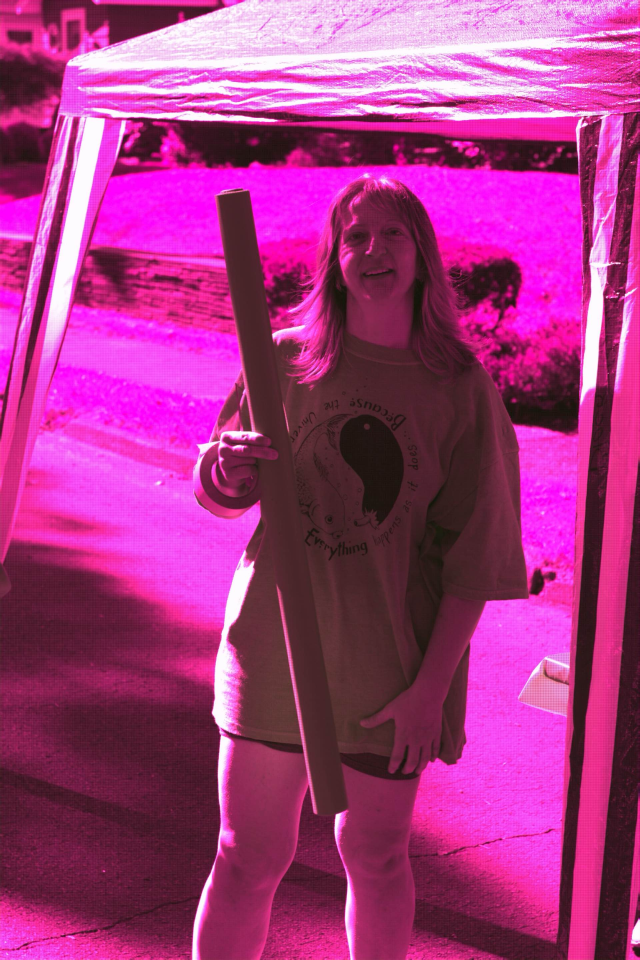
#> input picture src/iop/highlights/input.jpg, 1919 x 2880 px (shown at 1/3 size)
$ python highlight_reconstruct.py input.jpg
#> lines starting #> are read from the running program, lines starting #| are printed output that depends on the picture; after the words box and inside, x2 and y2 are one past the last pixel; in counts of white or black regions, pixels touching at a corner belong together
#!/usr/bin/env python3
# -*- coding: utf-8 -*-
"""
highlight_reconstruct.py
纯 Python / CPU 版 darktable 高光重建（简化实现）
"""

from dataclasses import dataclass, field
from enum import Enum, IntEnum
from typing import Tuple

import numpy as np
import cv2
from scipy import ndimage as ndi
from skimage.segmentation import flood_fill
from skimage.measure import label, regionprops


# ---------- 参数与枚举 ---------- #
class Mode(IntEnum):
    CLIP = 0
    LCH = 1
    INPAINT = 2
    LAPLACIAN = 3
    SEGMENTS = 4
    OPPOSED = 5


class RecoveryMode(IntEnum):
    OFF = 0
    SMALL = 1
    LARGE = 2
    SMALLF = 3
    LARGEF = 4
    ADAPT = 5
    ADAPTF = 6


@dataclass
class HLParams:
    mode: Mode = Mode.OPPOSED
    clip: float = 1.0
    noise_level: float = 0.0
    iterations: int = 30
    scales: int = 7           # 2**scales 像素半径
    candidating: float = 0.4
    combine: float = 2.0
    recovery: RecoveryMode = RecoveryMode.OFF
    solid_color: float = 0.0


# ---------- 工具函数 ---------- #
def _to_float32(img: np.ndarray) -> Tuple[np.ndarray, bool]:
    """把输入 uint8/uint16/float 转为 0-1 范围 float32，并返回是否需要再转回整数"""
    need_back = img.dtype != np.float32
    img_f = img.astype(np.float32)
    if img_f.max() > 1.1:
        img_f /= 255.0 if img_f.max() <= 255 else img_f.max()
    img_f = np.clip(img_f, 0.0, 1.0)
    return img_f, need_back


def _from_float32(img_f: np.ndarray, need_back: bool, shape_like: np.ndarray) -> np.ndarray:
    if not need_back:
        return img_f
    out = np.clip(img_f * 255.0, 0, 255).astype(shape_like.dtype)
    return out


def _calc_mask(img: np.ndarray, thr: float) -> np.ndarray:
    """>=thr 视为裁剪"""
    return np.any(img >= thr, axis=2)


# ---------- 模式实现 ---------- #
def _clip(img: np.ndarray, p: HLParams) -> np.ndarray:
    return np.minimum(img, p.clip)


# [28 lines left out: functions _lch_desaturate, _inpaint_magic, not called in this run]


def _opposed_lab(img: np.ndarray, p: HLParams) -> np.ndarray:
    """Lab 色度扩散：保 L，模糊 a,b"""
    mask = _calc_mask(img, p.clip)
    lab = cv2.cvtColor((img * 255).astype(np.uint8), cv2.COLOR_RGB2LAB).astype(np.float32)
    L, a, b = cv2.split(lab)
    # 使用引导滤波或高斯 + 蒸馏：这里只用高斯快速近似
    sigma = 3
    a_blur = cv2.GaussianBlur(a, (0, 0), sigma)
    b_blur = cv2.GaussianBlur(b, (0, 0), sigma)

    # 仅在 mask 区域替换
    a[mask] = a_blur[mask]
    b[mask] = b_blur[mask]

    lab_out = cv2.merge([L, a, b]).astype(np.uint8)
    out = cv2.cvtColor(lab_out, cv2.COLOR_LAB2RGB).astype(np.float32) / 255.0
    return out


# [95 lines left out: functions _laplacian_multi, _segments, not called in this run]


# ---------- 总调度函数 ---------- #
def reconstruct_highlights(img: np.ndarray, params: HLParams) -> np.ndarray:
    img_f, need_back = _to_float32(img)

    if params.mode == Mode.CLIP:
        out = _clip(img_f, params)
    elif params.mode == Mode.LCH:
        out = _lch_desaturate(img_f, params)
    elif params.mode == Mode.INPAINT:
        out = _inpaint_magic(img_f, params)
    elif params.mode == Mode.LAPLACIAN:
        out = _laplacian_multi(img_f, params)
    elif params.mode == Mode.SEGMENTS:
        out = _segments(img_f, params)
    elif params.mode == Mode.OPPOSED:
        out = _opposed_lab(img_f, params)
    else:
        raise ValueError("Unknown mode")

    return _from_float32(out, need_back, img)


# ---------- 示例主函数 ---------- #
def main():
    import argparse, os

    parser = argparse.ArgumentParser(description="Python highlight reconstruction demo")
    parser.add_argument("input", help="输入图片路径")
    parser.add_argument("-o", "--output", default="out.png", help="输出文件名")
    parser.add_argument("-m", "--mode", type=int, default=5, choices=range(6),
                        help="算法模式 0 clip |1 lch |2 inpaint |3 laplacian |4 segments |5 opposed")
    parser.add_argument("-c", "--clip", type=float, default=1.0, help="裁剪阈值 (0-2)")
    args = parser.parse_args()

    img = cv2.cvtColor(cv2.imread(args.input, cv2.IMREAD_COLOR), cv2.COLOR_BGR2RGB)
    params = HLParams(mode=Mode(args.mode), clip=args.clip)

    out = reconstruct_highlights(img, params)
#> in reconstruct_highlights, `img_f, need_back = _to_float32(img)`: need_back = True
#> in _calc_mask, `return np.any(img >= thr, axis=2)`:
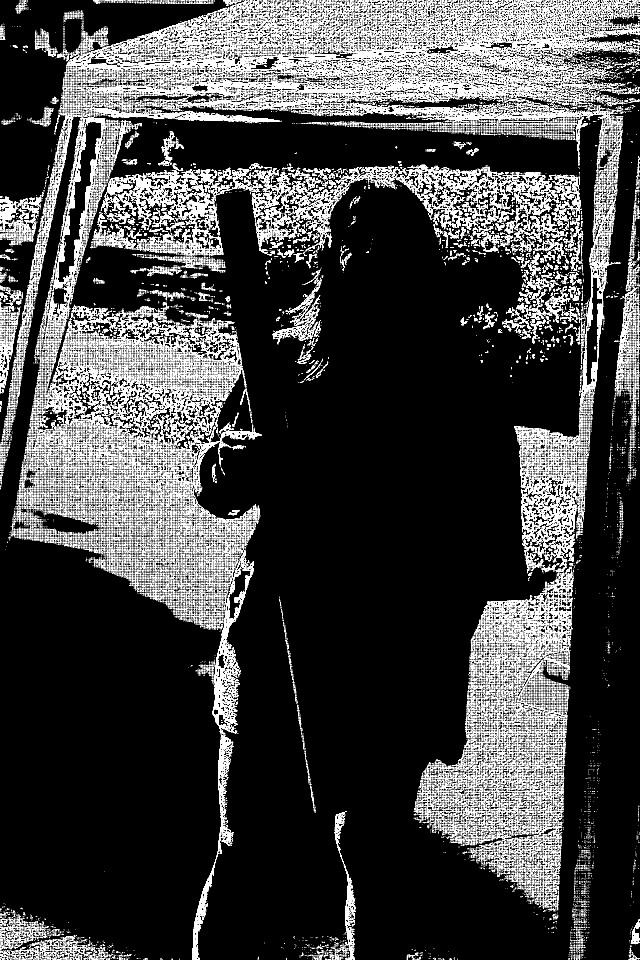
#> returned value: shape (2880, 1919) bool (shown at 1/3 size); 12.7% white in thin lines or dots
#> in _opposed_lab, `lab = cv2.cvtColor((img * 255).astype(np.uint8), cv2.COLOR_RGB2LAB).as..`:
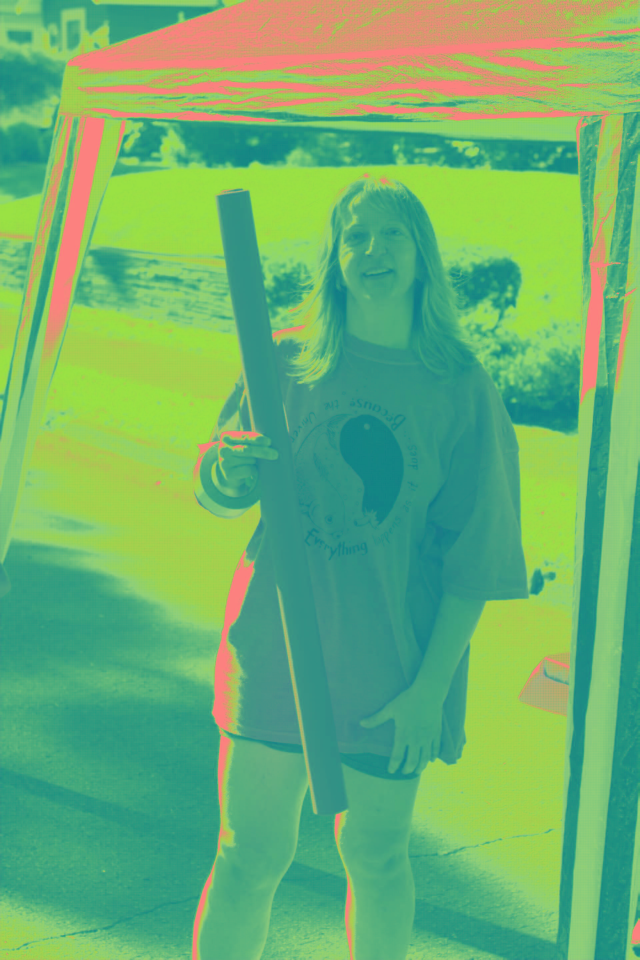
#> lab: shape (2880, 1919, 3) float32 (shown at 1/3 size); mean R, G, B 108.6, 174.2, 113.4
#> in _opposed_lab, `L, a, b = cv2.split(lab)`:
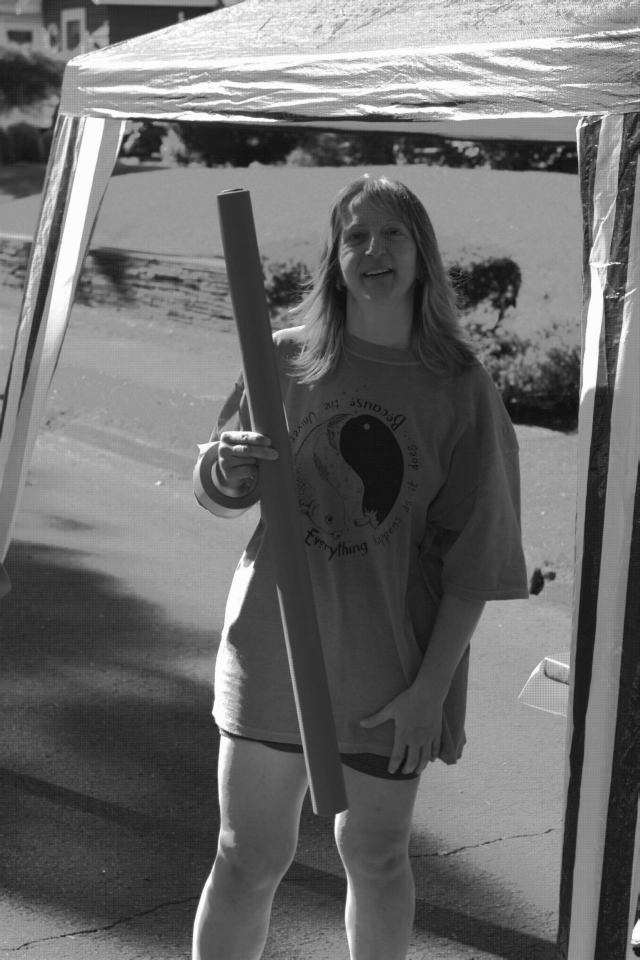
#> L: shape (2880, 1919) float32 (shown at 1/3 size); min 6, max 255, mean 107.9
#> in _opposed_lab, `L, a, b = cv2.split(lab)`:
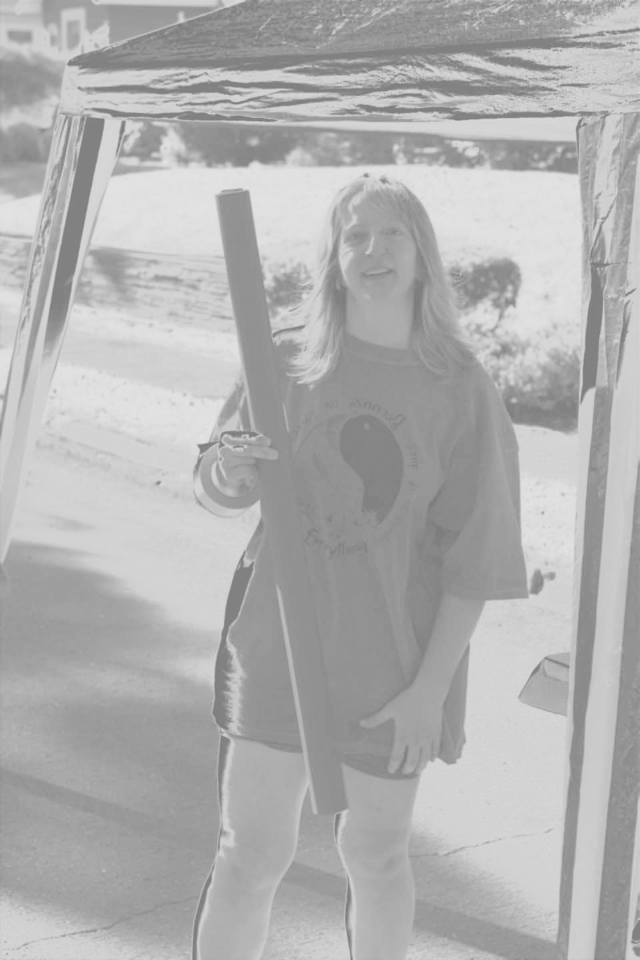
#> a: shape (2880, 1919) float32 (shown at 1/3 size); min 116, max 226, mean 176.5
#> in _opposed_lab, `L, a, b = cv2.split(lab)`:
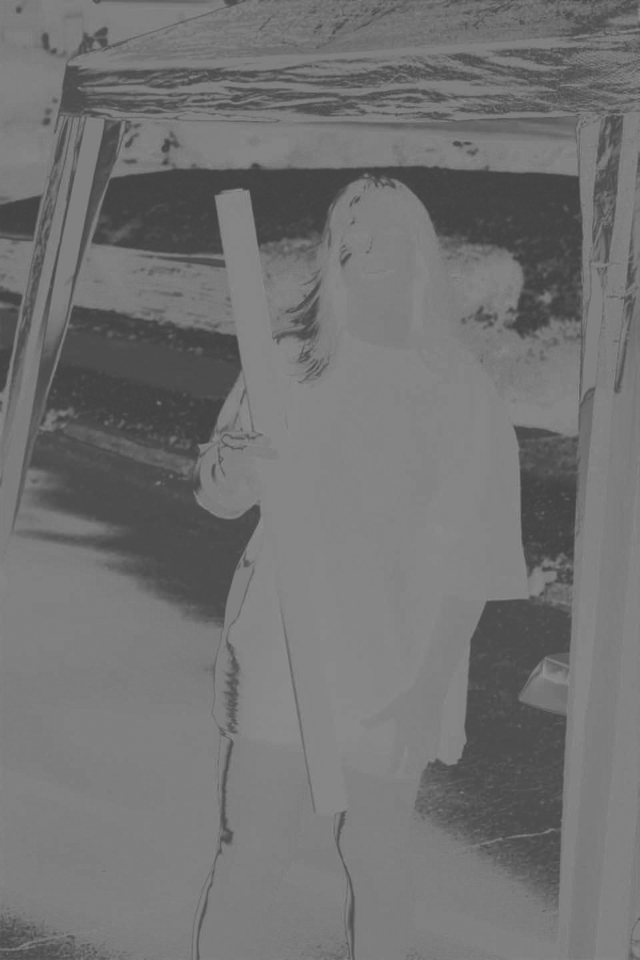
#> b: shape (2880, 1919) float32 (shown at 1/3 size); min 62, max 149, mean 113.9

    cv2.imwrite(args.output,
                cv2.cvtColor(out, cv2.COLOR_RGB2BGR))
    print(f"done. saved -> {os.path.abspath(args.output)}")


if __name__ == "__main__":
    main()

$ run again, on src/iop/exposure/frame1.jpg
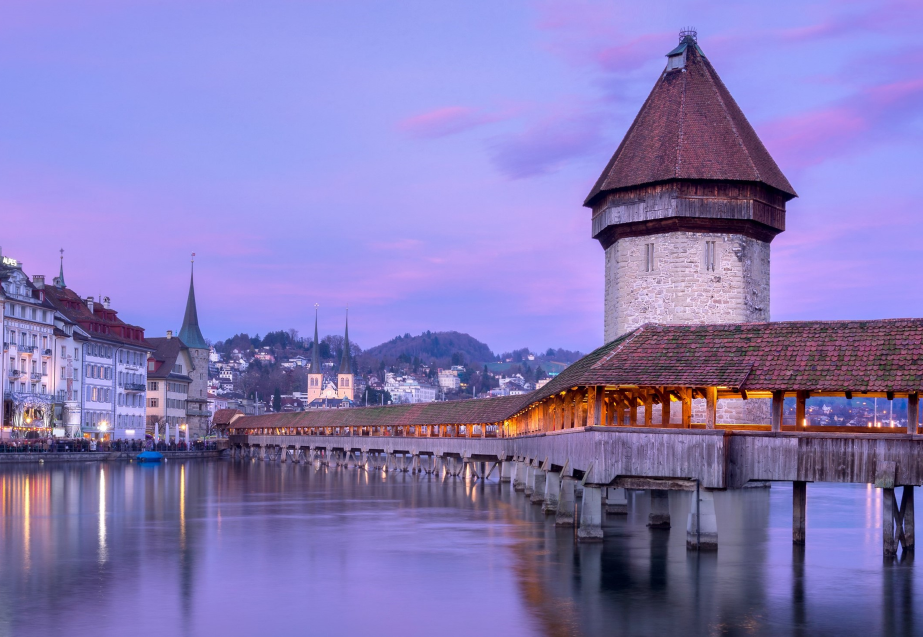
#> input picture src/iop/exposure/frame1.jpg, 1846 x 1273 px (shown at 1/2 size)
#> in reconstruct_highlights, `img_f, need_back = _to_float32(img)`: need_back = True
#> in _calc_mask, `return np.any(img >= thr, axis=2)`:
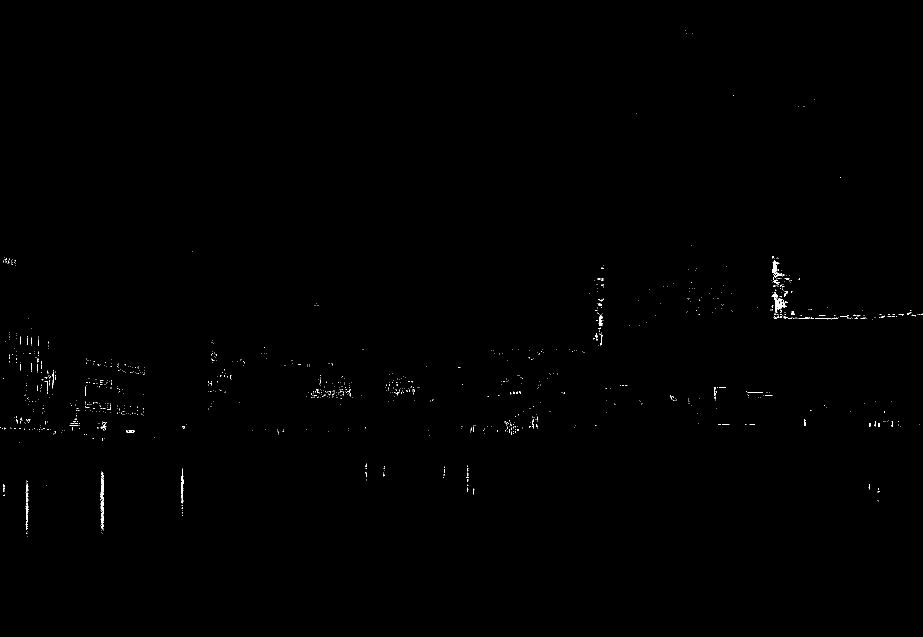
#> returned value: shape (1273, 1846) bool (shown at 1/2 size); 0.22% white in thin lines or dots, all inside (x1, y1, x2, y2) = (0, 60, 1845, 1074)
#> in _opposed_lab, `L, a, b = cv2.split(lab)`:
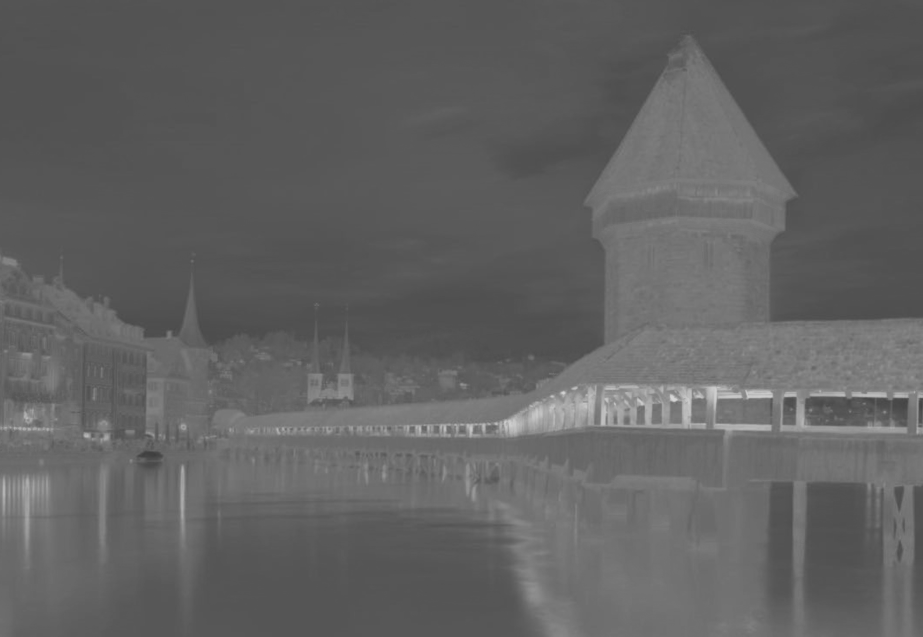
#> b: shape (1273, 1846) float32 (shown at 1/2 size); min 60, max 216, mean 98
